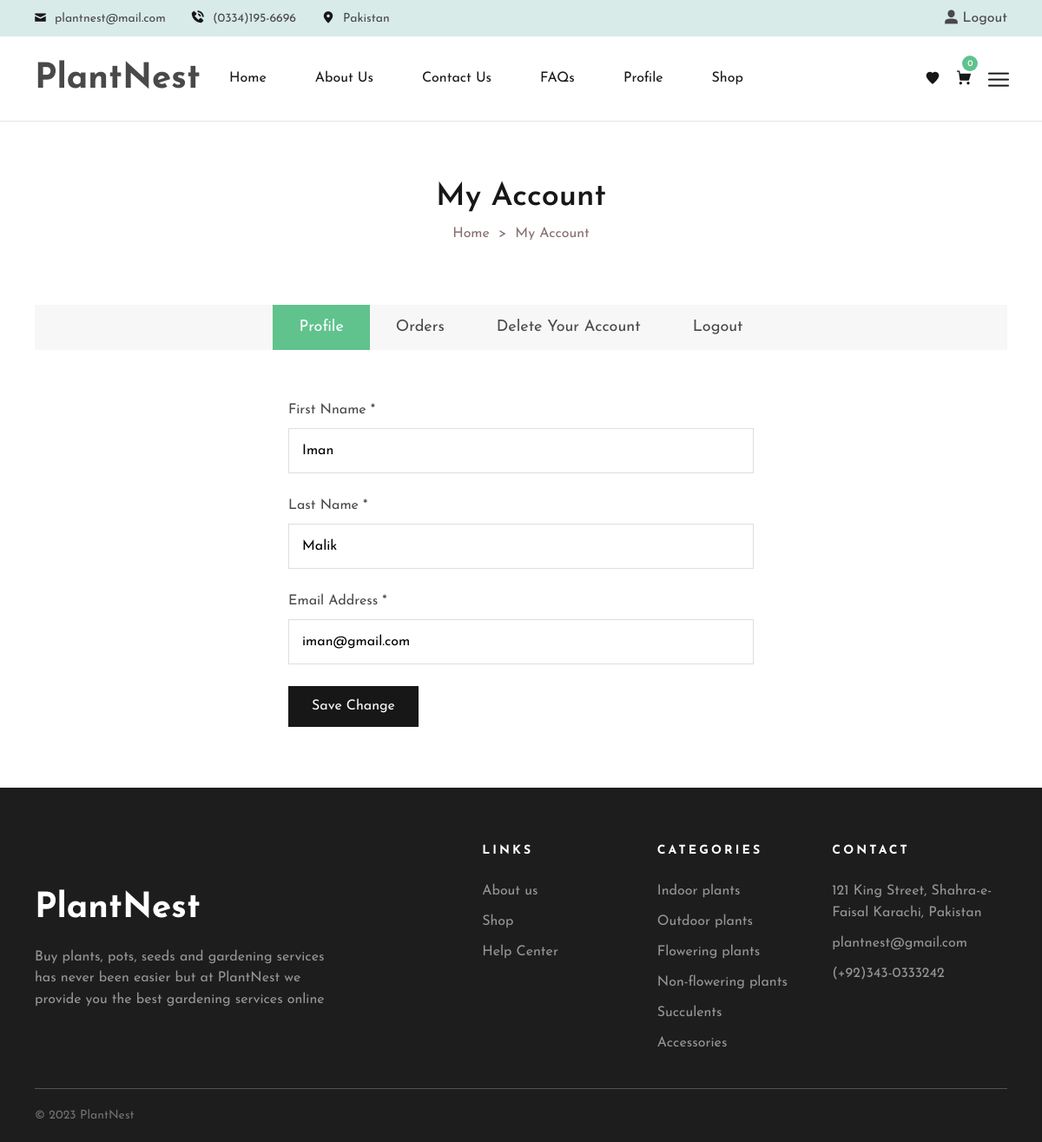
Page /plantnest/my-account.php (signed in) on the committed database.
### tables this page shows
CREATE TABLE `users` (
  `userID` int(11) NOT NULL,
  `firstName` varchar(225) DEFAULT NULL,
  `lastName` varchar(225) DEFAULT NULL,
  `userEmail` varchar(225) NOT NULL,
  `userPassword` varchar(225) DEFAULT NULL
);

CREATE TABLE `categories` (
  `categoryID` int(11) NOT NULL,
  `categoryName` varchar(225) DEFAULT NULL,
  `categoryImage` varchar(225) DEFAULT NULL
);

### plantnest/my-account.php (the view, shortened to what this page needs)
<?php
include("./components/sessionHeader.php");
?>
<main>
    <div class="breadcrumb-section">
        <div class="container-fluid custom-container">
            <div class="breadcrumb-wrapper text-center">
                <h2 class="breadcrumb-wrapper__title">My Account</h2>
                <ul class="breadcrumb-wrapper__items justify-content-center">
                    <li><a href="index.php">Home</a></li>
                    <li><span>My Account</span></li>
                </ul>
            </div>
        </div>
    </div>
    <div class="my-account-section section-padding-2">
        <div class="container-fluid custom-container">
            <div class="my-account-tab">
                <div class="my-account-tab__menu">
                    <ul class="nav justify-content-center">
                        <li>
                            <button class="account-btn active" data-bs-toggle="tab" data-bs-target="#dashboard"
                                type="button">
                                Profile
                            </button>
                        </li>
                        <li>
                            <button class="account-btn" data-bs-toggle="tab" data-bs-target="#orders" type="button">
                                Orders
                            </button>
                        </li>
                        <li>
                            <button class="account-btn" data-bs-toggle="tab" data-bs-target="#delete-account"
                                type="button">
                                Delete Your Account
                            </button>
                        </li>
                        <li>
                            <button class="account-btn" data-bs-toggle="tab" data-bs-target="#logout" type="button">
                                Logout
                            </button>
                        </li>
                    </ul>
                </div>
                <div class="tab-content">
                    <div class="tab-pane fade show active" id="dashboard">
                        <?php
                        $user = $_SESSION['USER'];
                        foreach ($user as $item) {
                            $userID = $item['userID'];
                        }
                        $query = $pdo->prepare('select * from users where userID = :id');
                        $query->bindParam('id', $userID);
                        $query->execute();
                        $result = $query->fetchAll(PDO::FETCH_ASSOC);
                        foreach ($result as $value) {
                            $userName = $value['firstName'];
                            $lastName = $value['lastName'];
                            $emailAddress = $value['userEmail'];
                        }
                        ?>
                        <div class="my-account-dashboard">
                            <form action="#" method='post'>
                                <div class="container mt-3">
                                    <div class="row">
                                        <div class="col-md-3"></div>
                                        <div class="col-md-6">
                                            <div class="single-form">
                                                <label class="single-form__label">First Nname *</label>
                                                <input class="single-form__input" type="text" name="username"
                                                    value="<?php echo $userName ?>" />
                                            </div>
                                            <div class="single-form">
                                                <label class="single-form__label">Last Name *</label>
                                                <input class="single-form__input" type="text" name="fullname"
                                                    value="<?php echo $lastName ?>" />
                                            </div>
                                            <div class="single-form">
                                                <label class="single-form__label">Email Address *</label>
                                                <input class="single-form__input" type="text" name="email"
                                                    value="<?php echo $emailAddress ?>" />
                                            </div>
                                            <div class="single-form">
                                                <button class="single-form__btn btn" name="edit">
                                                    Save Change
                                                </button>
                                            </div>
                                        </div>
                                        <div class="col-md-3"></div>
                                    </div>
                                </div>
                            </form>
                        </div>
                    </div>
        </div>
    </div>
    </div>
    </div>
</main>
<?php
include_once('components/footer.php')
    ?>
</body>
</html>

### plantnest/components/footer.php (shortened to what this page needs)
<footer class="footer-section-2 footer-dark">
    <div class="container-fluid custom-container">
        <div class="footer-main footer-padding align-items-center">
            <div class="footer-left">
                <div class="footer-about text-lg-start text-center">
                    <a class="footer-about__logo" href="index.php">
                        <h1 id="logo">PlantNest</h1>
                    </a>
                    <p>
                        Buy plants, pots, seeds and gardening services has never been easier but at PlantNest we provide
                        you the best gardening services online
                    </p>
                </div>
            </div>
            <div class="footer-right">
                <div class="footer-link">
                    <div class="footer-link__wrapper">
                        <h4 class="footer-title text-white">links</h4>
                        <ul class="footer-link__list">
                            <li><a href="about.php">About us</a></li>
                            <li><a href="allProducts.php">Shop</a></li>
                            <li><a href="term-of-use.php">Help Center</a></li>
                        </ul>
                    </div>
                    <div class="footer-link__wrapper">
                        <h4 class="footer-title text-white">Categories</h4>
                        <ul class="footer-link__list">
                            <?php
                            $query = $pdo->prepare("select * from categories");
                            $query->execute();
                            $result = $query->fetchAll(PDO::FETCH_ASSOC);
                            foreach ($result as $singleRow) {
                                ?>
                                <li><a href="shop-fullwidth.php?id=<?php echo $singleRow['categoryID'] ?>">
                                        <?php echo $singleRow['categoryName'] ?>
                                    </a></li>
                                <?php
                            }
                            ?>
                        </ul>
                    </div>
                    <div class="footer-link__wrapper">
                        <h4 class="footer-title text-white">Contact</h4>
                        <ul class="footer-link__list">
                            <li>
                                <span>
                                    121 King Street, Shahra-e-Faisal
                                    Karachi, Pakistan
                                </span>
                            </li>
                            <li>
                                <a href="mailto:info@example.com">
                                    plantnest@gmail.com
                                </a>
                            </li>
                            <li>
                                <a href="tel:626997-4298"> (+92)343-0333242</a>
                            </li>
                        </ul>
                    </div>
                </div>
            </div>
        </div>
        <div class="footer-copyright">
            <div class="row align-items-center">
                <div class="col-md-6">
                    <div class="text-center text-md-start">
                        <p>
                            &copy;
                            <span class="current-year">2023</span>
                            <span> PlantNest </span>
                        </p>
                    </div>
                </div>
            </div>
        </div>
    </div>
</footer>
</body>

### plantnest/components/footer.php (style rules this page uses)
#logo { color: white; }

### rows in the picture
users: username "Iman", fullname "Malik", email "iman@gmail.com"
categories: categoryName "Indoor plants"
categories: categoryName "Outdoor plants"
categories: categoryName "Flowering plants"
categories: categoryName "Non-flowering plants"
categories: categoryName "Succulents"
categories: categoryName "Accessories"
